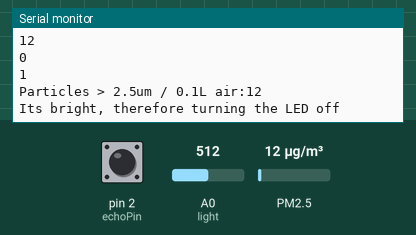
Recording of a sketch running on a simulated Arduino Uno, built with avr-gcc and run on an emulated ATmega328P. Shown: the last lines printed to the serial monitor. The inputs (shaded band) are chosen by the test bench; at power-on: A0 (light) = 512, PM2.5 12 µg/m³, pin 2 (echoPin) LOW. No radio packets arrive unless stated.

Above: at 2.2 s.
2.3 s: A0 (light) set to 490
At 4.0 s:
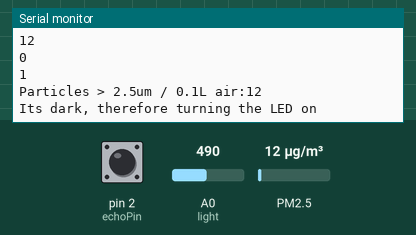
5.7 s: PM2.5 set to 6 µg/m³
At 6.8 s:
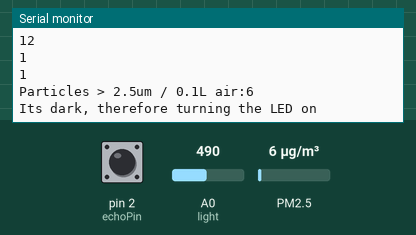
7.2 s: PM2.5 set to 75 µg/m³
At 8.1 s:
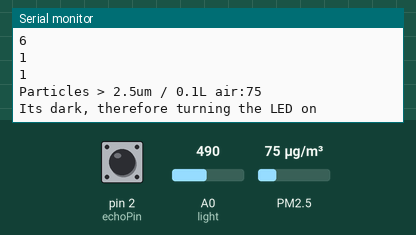
8.7 s: A0 (light) set to 510
At 10.5 s:
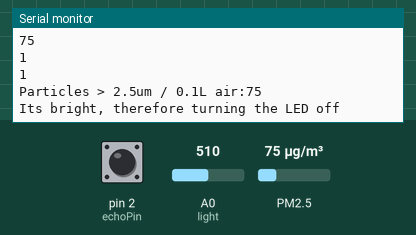
12.9 s: A0 (light) set to 306
At 14.8 s:
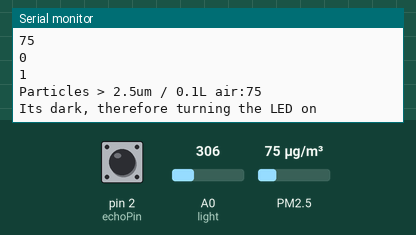
17.1 s: pin 2 (echoPin) pulsed HIGH 2 times (0.12 s each, 0.3 s apart)
At 18.0 s:
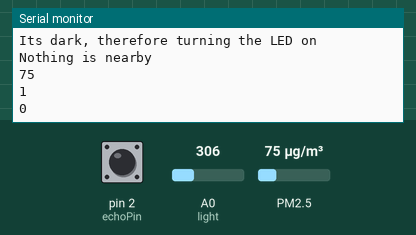
Timing chart, 0 to 20.1 s (numbered marks = the images above; inputs shaded):
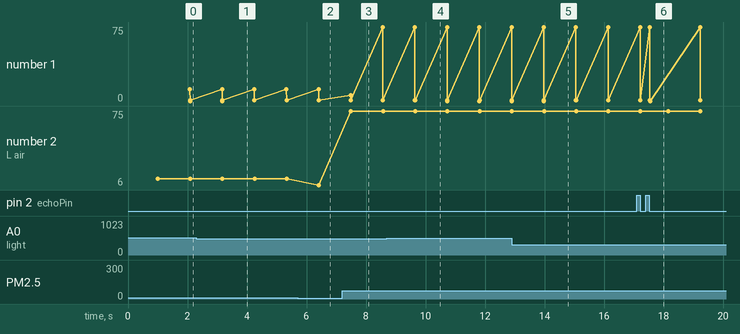

The sketch:

project-uno-final.ino
```cpp
/* Test sketch for Adafruit PM2.5 sensor with UART or I2C */
#include "Adafruit_PM25AQI.h"
#include <SPI.h>
#include <nRF24L01.h>
#include <RF24.h>
RF24 radio(8, 9); // CE, CSN
const byte address[6] = "00001";
struct SensorData {
    int AQIData;
    bool isDark;
    bool isCloseTo;
  };

Adafruit_PM25AQI aqi = Adafruit_PM25AQI();
int photoresistor = 0;              //this variable will hold a value based on the brightness of the ambient light
int threshold = 500;                //if the photoresistor reading is below this value the the light will turn on

// Define pins for ultrasonic and buzzer
int const trigPin = 3;
int const echoPin = 2;

SensorData sensorData;
bool requestData = false;
unsigned long lastCheckTime = 0;

void setup() {
  // Wait for serial monitor to open
  Serial.begin(9600);
  while (!Serial) delay(10);
  Serial.println("Adafruit PMSA003I Air Quality Sensor");
  delay(1000);

  pinMode(trigPin, OUTPUT);        // trig pin will have pulses output
  pinMode(echoPin, INPUT);         // echo pin should be input to get pulse width
  radio.begin();
  radio.openWritingPipe(address);   //Setting the address at which we will receive the data
  radio.setPALevel(RF24_PA_MIN);       //You can set this as minimum or maximum depending on the distance between the transmitter and receiver.
  //radio.startListening();              //This sets the module as receiver
  radio.stopListening();
}

void loop() {
  if (requestData) {
    collectSensorData();
    radio.write(&sensorData, sizeof(SensorData));
    Serial.println(sensorData.AQIData);
    Serial.println(sensorData.isDark);
    Serial.println(sensorData.isCloseTo);

    requestData = false;
  } else {
    unsigned long currentTime = millis();
    // if it's been 1000ms since last checked sensors
    if ((currentTime - lastCheckTime) >= 1000) {
      requestData = true;
      lastCheckTime = currentTime;
    }
  }
  // if receiving data request from centural device
  if (radio.available()) {
    byte recv;
    radio.read(&recv, sizeof(byte));
    requestData = true;
  }
}

void collectSensorData() {
  getAQISensor();
  getPhotoresistor();
  getUltrasonic();
}

void getAQISensor() {
  PM25_AQI_Data aqidata;
  if (! aqi.read(&aqidata)) {
    delay(500); // try again in a bit!
  }
  //Serial.println("AQI reading success");
  Serial.print(F("Particles > 2.5um / 0.1L air:")); Serial.println(aqidata.particles_25um);
  sensorData.AQIData = aqidata.particles_25um;

}

void getPhotoresistor() {
  //read the brightness of the ambient light
  //Serial.println("Reading data for photoresistor now");
  photoresistor = analogRead(A0);   //set photoresistor to a number between 0 and 1023 based on how bright the ambient light is

  //if the photoresistor value is below the threshold turn the light on, otherwise turn it off
  if (photoresistor < threshold) {
    Serial.println("Its dark, therefore turning the LED on");
    sensorData.isDark = true;
    //digitalWrite(4, HIGH);         // Turn on the LED
  } else {
    Serial.println("Its bright, therefore turning the LED off");
    sensorData.isDark = false;
    //digitalWrite(4, LOW);          // Turn off the LED
  }
}

void getUltrasonic() {
  // Duration will be the input pulse width and distance will be the distance to the obstacle in centimeters
  int duration, distance;
  //Serial.println("Reading data from ultrasonic sensor now");
  // Output pulse with 1ms width on trigPin
  digitalWrite(trigPin, HIGH);
  delay(5);
  digitalWrite(trigPin, LOW);

  // Measure the pulse input in echo pin
  duration = pulseIn(echoPin, HIGH);
  // Distance is half the duration divided by 29.1 (from datasheet)
  distance = (duration/2) / 29.1;

  // if distance less than 0.5 meter and more than 0 (0 or less means over range)
  if (distance <= 10 && distance >= 0) {
    Serial.println("Something is nearby");
    // Calculating the distance
    distance= duration*0.034/2;
    // Prints the distance on the Serial Monitor
    Serial.print("Distance from the object = ");
    Serial.print(distance);
    Serial.println(" cm");
    sensorData.isCloseTo = true;
  }
  else {
    Serial.println("Nothing is nearby");
    sensorData.isCloseTo = false;
  }
}
```

Measured:
- the behaviour switches between 500 and 499 on A0 (light) (found by bisection; images 0 and 1)
- after the input at 2.3 s, the serial monitor: prints a new line after 0.91 s (image 1)
- after the input at 5.7 s, the serial monitor: prints a new line after 0.71 s (image 2)
- after the input at 7.2 s, the serial monitor: prints a new line after 0.29 s (image 3)
- after the input at 8.7 s, the serial monitor: prints a new line after 0.99 s (image 4)
- after the input at 12.9 s, the serial monitor: prints a new line after 1.1 s (image 5)
- after the input at 17.1 s, the serial monitor: prints a new line after 0.42 s (image 6)
- plotted number 2: 12 → 6 after the input at 5.7 s, 6 → 75 after the input at 7.2 s
